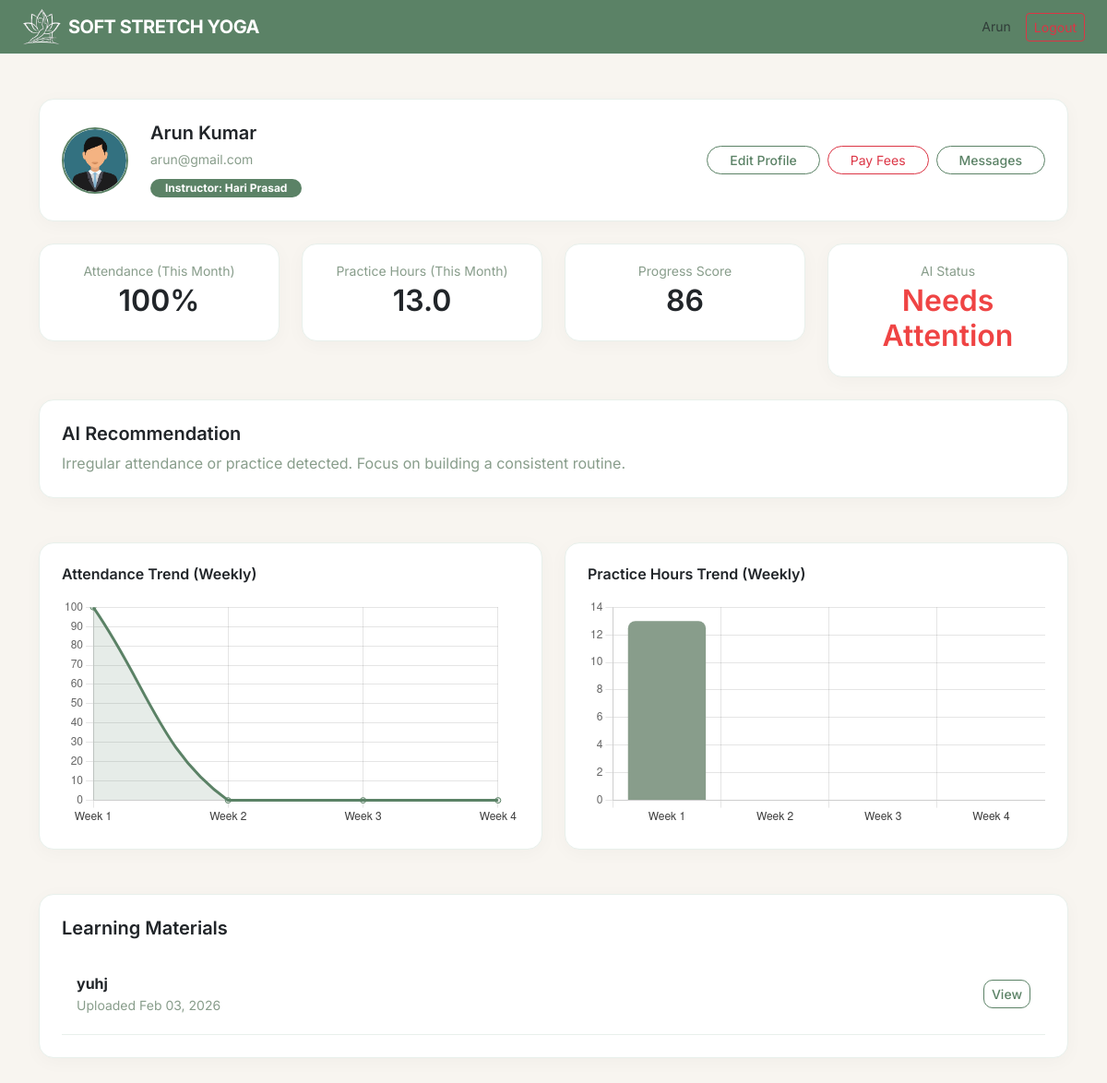
/student/dashboard/ (signed in), run on the app's committed database.
### students/models.py (models this page shows, shortened)
class StudentProfile(models.Model):
    user = models.OneToOneField(User, on_delete=models.CASCADE)
    photo = models.ImageField(upload_to='students/photos/', blank=True, null=True)
    age = models.PositiveIntegerField(blank=True, null=True)
    phone = models.CharField(max_length=15, blank=True, null=True)
    progress_score = models.FloatField(default=0)
    ai_status = models.CharField(max_length=50, default='Pending')
    created_at = models.DateTimeField(auto_now_add=True)

### instructors/models.py (models this page shows, shortened)
class InstructorProfile(models.Model):
    user = models.OneToOneField(User, on_delete=models.CASCADE)
    phone = models.CharField(max_length=15, blank=True, null=True)
    created_at = models.DateTimeField(auto_now_add=True)

class LearningDocument(models.Model):
    instructor = models.ForeignKey(
        InstructorProfile,
        on_delete=models.CASCADE,
        related_name='documents'
    )
    title = models.CharField(max_length=200)
    file = models.FileField(upload_to='documents/')
    uploaded_at = models.DateTimeField(auto_now_add=True)

### ai_engine/models.py (models this page shows, shortened)
class AIInsight(models.Model):
    student = models.OneToOneField(
        StudentProfile,
        on_delete=models.CASCADE,
        related_name='ai_insight'
    )
    cluster = models.IntegerField(default=0)
    status = models.CharField(
        max_length=50,
        default="Analysis Pending"
    )
    message = models.TextField(
        default="AI analysis pending. More data required."
    )
    updated_at = models.DateTimeField(auto_now=True)

### students/views.py (the view)
# urls.py: path('dashboard/', views.student_dashboard, name='student_dashboard'),
@login_required
def student_dashboard(request):
    student = get_object_or_404(StudentProfile, user=request.user)
    instructor = None
    mapping = (
        InstructorStudent.objects
        .select_related('instructor__user')
        .filter(student=student)
        .first()
    )
    if mapping:
        instructor = mapping.instructor
    today = now().date()
    month_start = today.replace(day=1)
    attendance_labels = []
    attendance_data = []
    practice_labels = []
    practice_data = []
    for i in range(4):
        week_start = month_start + timedelta(days=i * 7)
        week_end = week_start + timedelta(days=6)
        total_days = Attendance.objects.filter(
            student=student,
            date__range=(week_start, week_end)
        ).count()
        present_days = Attendance.objects.filter(
            student=student,
            date__range=(week_start, week_end),
            present=True
        ).count()
        attendance_labels.append(f"Week {i + 1}")
        attendance_data.append(
            round((present_days / total_days) * 100) if total_days else 0
        )
        week_practice = (
            PracticeLog.objects.filter(
                student=student,
                date__range=(week_start, week_end)
            ).aggregate(total=Sum('hours'))['total']
        ) or 0
        practice_labels.append(f"Week {i + 1}")
        practice_data.append(float(week_practice))
    month_total_days = Attendance.objects.filter(
        student=student,
        date__range=(month_start, today)
    ).count()
    month_present_days = Attendance.objects.filter(
        student=student,
        date__range=(month_start, today),
        present=True
    ).count()
    attendance_percent = (
        round((month_present_days / month_total_days) * 100)
        if month_total_days else 0
    )
    monthly_practice_hours = (
        PracticeLog.objects
        .filter(student=student, date__range=(month_start, today))
        .aggregate(total=Sum('hours'))
        .get('total') or 0
    )
    monthly_practice_hours = float(monthly_practice_hours)
    avg_weekly_practice = monthly_practice_hours / 4 if monthly_practice_hours else 0
    practice_score = min((avg_weekly_practice / 5) * 100, 100)
    progress_score = round(
        (attendance_percent * 0.6) +
        (practice_score * 0.4)
    )
    ai_status = "AI Pending"
    ai_message = "AI analysis will appear once enough data is available."
    insight = getattr(student, 'ai_insight', None)
    if insight:
        ai_status = (
            "Improving" if insight.cluster == 0 else
            "Stable" if insight.cluster == 1 else
            "Needs Attention"
        )
        ai_message = insight.message or ai_message
    fee_setting = FeeSetting.objects.first()
    fee_amount = fee_setting.monthly_fee_amount if fee_setting else 1000
    monthly_fee, created = MonthlyFee.objects.get_or_create(
        student=student,
        month=month_start,
        defaults={'amount': fee_amount}
    )
    if monthly_fee.amount == 0:
        monthly_fee.amount = fee_amount
        monthly_fee.save()
    show_fee_warning = not monthly_fee.is_paid
    documents = LearningDocument.objects.filter(
        instructor__instructorstudent__student=student
    )
    context = {
        'student': student,
        'instructor': instructor,
        'attendance_percent': attendance_percent,
        'monthly_practice_hours': monthly_practice_hours,
        'progress_score': progress_score,
        'attendance_labels': attendance_labels,
        'attendance_data': attendance_data,
        'practice_labels': practice_labels,
        'practice_data': practice_data,
        'ai_status': ai_status,
        'ai_message': ai_message,
        'monthly_fee': monthly_fee,
        'show_fee_warning': show_fee_warning,
        'documents': documents,
    }
    return render(request, 'students/dashboard.html', context)

### students/templates/students/dashboard.html (shortened to what this page needs)
{% extends 'base.html' %}
{% load static %}
{% block content %}
<link rel="stylesheet" href="{% static 'css/dashboard.css' %}">
<div class="glass-card profile-header p-4 mb-4 d-flex align-items-center gap-4">
    {% if student.photo %}
        <img src="{{ student.photo.url }}"
             class="rounded-circle"
             width="72" height="72"
             style="object-fit: cover; border: 2px solid #5B8266;">
    {% else %}
        <div class="rounded-circle d-flex align-items-center justify-content-center"
             style="width:72px;height:72px;background:#5B8266;color:#ffffff;font-size:28px;">
            {{ student.user.first_name|slice:":1"|default:student.user.username|slice:":1"|upper }}
        </div>
    {% endif %}
    <div>
        <h5 class="mb-1 text-dark">
            {{ student.user.get_full_name|default:student.user.username }}
        </h5>
        <small class="text-secondary">{{ student.user.email }}</small>
        {% if instructor %}
            <div class="mt-1">
                <span class="badge rounded-pill px-3 py-1" style="background:#5B8266; color:white;">
                    Instructor: {{ instructor.user.get_full_name|default:instructor.user.username }}
                </span>
            </div>
        {% else %}
            <div class="mt-1">
                <span class="badge bg-secondary rounded-pill px-3 py-1">
                    Instructor not assigned
                </span>
            </div>
        {% endif %}
    </div>
    <div class="ms-auto d-flex gap-2">
    <a href="{% url 'student_edit_profile' %}"
       class="btn btn-outline-sage btn-sm rounded-pill px-4">
        Edit Profile
    </a>
    <a href="{% url 'student_pay_fees' %}"
       class="btn btn-outline-danger btn-sm rounded-pill px-4">
        Pay Fees
    </a>
    <a href="{% url 'inbox' %}"
       class="btn btn-outline-primary btn-sm rounded-pill px-4">
        Messages
    </a>
</div>
</div>
<div class="row g-4 mb-4">
    <div class="col-md-3">
        <div class="glass-card p-3 text-center">
            <small class="text-secondary">Attendance (This Month)</small>
            <h2 class="text-dark">{{ attendance_percent }}%</h2>
        </div>
    </div>
    <div class="col-md-3">
        <div class="glass-card p-3 text-center">
            <small class="text-secondary">Practice Hours (This Month)</small>
            <h2 class="text-dark">{{ monthly_practice_hours }}</h2>
        </div>
    </div>
    <div class="col-md-3">
        <div class="glass-card p-3 text-center">
            <small class="text-secondary">Progress Score</small>
            <h2 class="text-dark">{{ progress_score }}</h2>
        </div>
    </div>
    <div class="col-md-3">
        <div class="glass-card p-3 text-center">
            <small class="text-secondary">AI Status</small>
            {% if ai_status == "Improving" %}
                <h2 style="color:#5B8266;">{{ ai_status }}</h2>
            {% elif ai_status == "Stable" %}
                <h2 style="color:#4B3F35;">{{ ai_status }}</h2>
            {% elif ai_status == "Needs Attention" %}
                <h2 style="color:#EF4444;">{{ ai_status }}</h2>
            {% else %}
                <h2 class="text-secondary">{{ ai_status }}</h2>
            {% endif %}
        </div>
    </div>
</div>
<div class="glass-card p-4 mb-5">
    <h5 class="text-dark mb-2">AI Recommendation</h5>
    <p class="text-secondary mb-0">{{ ai_message }}</p>
</div>
<div class="row g-4 mb-5">
    <div class="col-md-6">
        <div class="glass-card p-4">
            <h6 class="mb-3 text-dark">Attendance Trend (Weekly)</h6>
            <canvas id="attendanceChart"></canvas>
        </div>
    </div>
    <div class="col-md-6">
        <div class="glass-card p-4">
            <h6 class="mb-3 text-dark">Practice Hours Trend (Weekly)</h6>
            <canvas id="practiceChart"></canvas>
        </div>
    </div>
</div>
<div class="glass-card p-4 mt-4">
    <h5 class="text-dark mb-3">Learning Materials</h5>
    {% if documents %}
        <div class="list-group list-group-flush">
            {% for doc in documents %}
                <div class="list-group-item bg-transparent border-bottom border-light d-flex justify-content-between align-items-center">
                    <div>
                        <strong class="text-dark">{{ doc.title }}</strong>
                        <div class="text-secondary small">
                            Uploaded {{ doc.uploaded_at|date:"M d, Y" }}
                        </div>
                    </div>
                    <a href="{{ doc.file.url }}"
                       class="btn btn-outline-sage btn-sm"
                       target="_blank">
                        View
                    </a>
                </div>
            {% endfor %}
        </div>
    {% else %}
        <p class="text-secondary mb-0">No learning materials uploaded yet.</p>
    {% endif %}
</div>
<script>
new Chart(document.getElementById('attendanceChart'), {
    type: 'line',
    data: {
        labels: {{ attendance_labels|safe }},
        datasets: [{
            data: {{ attendance_data|safe }},
            borderColor: '#5B8266',
            backgroundColor: 'rgba(91, 130, 102, 0.15)',
            fill: true,
            tension: 0.4
        }]
    },
    options: {
        plugins: { legend: { display: false } },
        scales: {
            y: { beginAtZero: true, max: 100 },
            x: { ticks: { color: '#3D3D3D' } }
        }
    }
});
new Chart(document.getElementById('practiceChart'), {
    type: 'bar',
    data: {
        labels: {{ practice_labels|safe }},
        datasets: [{
            data: {{ practice_data|safe }},
            backgroundColor: '#889D8B',
            borderRadius: 8
        }]
    },
    options: {
        plugins: { legend: { display: false } },
        scales: {
            y: { beginAtZero: true },
            x: { ticks: { color: '#3D3D3D' } }
        }
    }
});
</script>
{% endblock %}

### templates/base.html (shortened to what this page needs)
{% load static %}
<!DOCTYPE html>
<html lang="en">
<head>
    <link href="https://cdn.jsdelivr.net/npm/bootstrap@5.3.2/dist/css/bootstrap.min.css" rel="stylesheet">
    <link rel="stylesheet" href="{% static 'css/style.css' %}">
    <link rel="stylesheet" href="{% static 'css/auth.css' %}">
</head>
<body>
<nav class="navbar px-4 py-2">
    <a href="/" class="logo-link d-flex align-items-center gap-2 text-decoration-none">
        <img style height="40px"src="{% static 'frontend/media/logo1.png' %}" alt="Soft Stretch Yoga Logo" class="nav-logo-img">
        <span class="navbar-brand mb-0">SOFT STRETCH YOGA</span>
    </a>
    <div class="ms-auto d-flex align-items-center gap-3">
        {% if user.is_authenticated %}
            <span class="text-muted small">{{ user.username }}</span>
            <a href="{% url 'logout' %}" class="btn btn-sm btn-outline-danger">
            </a>
        {% endif %}
    </div>
</nav>
<div class="container py-5">
    {% block content %}{% endblock %}
</div>
</body>
</html>

### static/css/style.css (style rules this page uses)
.navbar { -webkit-font-smoothing: antialiased; text-rendering: optimizeLegibility; }

### static/css/dashboard.css (style rules this page uses)
:root { --sage-brand: #5B8266; --sage-light: #889D8B; --cream-bg: #F8F5F0; --earth-brown: #4B3F35; --charcoal: #3D3D3D; --white: #FFFFFF; --border-soft: #E8F0EB; }
body { background-color: var(--cream-bg); color: var(--charcoal); font-family: 'Inter', sans-serif; line-height: 1.6; }
.navbar { background-color: var(--sage-brand) !important; border-bottom: 1px solid var(--border-soft); padding: 1rem 0; }
.navbar-brand { color: var(--white) !important; font-weight: 700; letter-spacing: -0.5px; }
.glass-card { background-color: var(--white); border: 1px solid var(--border-soft); border-radius: 16px; color: var(--charcoal) !important; box-shadow: 0 4px 20px rgba(0, 0, 0, 0.03); overflow: hidden; }
.profile-header { background-color: var(--white); border: 1px solid var(--border-soft); }
h1, h2, h3, h4, h5, h6 { color: var(--charcoal); font-weight: 600; }
.text-secondary { color: var(--sage-light) !important; }
.btn-outline-primary, .btn-outline-sage { color: var(--sage-brand) !important; border: 1.5px solid var(--sage-brand) !important; background: transparent; border-radius: 10px; font-weight: 500; }
.list-group-item { background-color: transparent !important; border-color: var(--border-soft) !important; color: var(--charcoal); padding: 1.2rem 1rem; }
canvas { margin-top: 10px; max-width: 100%; }

### data on the page
StudentProfile: photo (picture), user.get_full_name "Arun Kumar", user.email "arun@gmail.com"
InstructorProfile: user.get_full_name "Hari Prasad"
AIInsight: status "Needs Attention", message "Irregular attendance or practice detected. Focus on building a consistent routine."
LearningDocument: title "yuhj", uploaded_at "Feb 03, 2026"

### other printed values
{{ user.username }} "Arun"
{{ attendance_percent }} "100"
{{ monthly_practice_hours }} "13.0"
{{ progress_score }} "86"
chart data {{ attendance_data|safe }} [100, 0, 0, 0]
chart data {{ practice_data|safe }} [13.0, 0.0, 0.0, 0.0]
